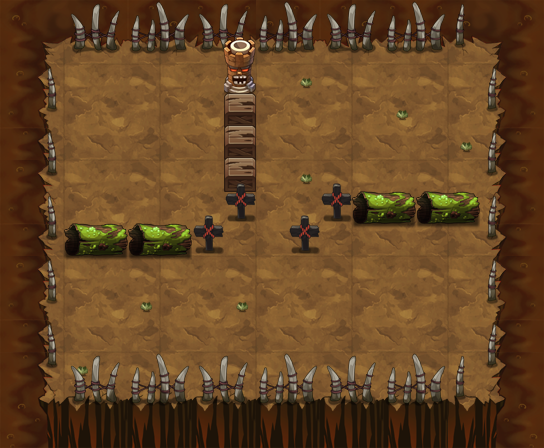

Below is a game level as drawn by its tile map, then a one-line description and the .tmx that defines it (tile-layer data replaced by summaries):
An orthogonal 17x14 tile map with 32x32 px tiles, 12 tile layers (PASS, 块层 2, 块层 5, 块层 3, ...) and 31 objects (27x TRAP, 3x yjdw2, PLAYER).

<map version="1.0" orientation="orthogonal" width="17" height="14" tilewidth="32" tileheight="32">
<properties>
  <property name="DESTRY1" value="25" />
  <property name="DESTRY2" value="27" />
  <property name="DESTRY_COUNT" value="2" />
  <property name="EXP" value="1055" />
  <property name="ITEM" value="D039" /> 
  <property name="MONEY" value="1583" />
</properties>
 <tileset firstgid="1" name="yjbl" tilewidth="32" tileheight="32">
  <image source="yjbl.png" width="450" height="600" />
 </tileset>
 <layer name="PASS" width="17" height="14">
  <data>[238 cells, 124 non-empty, 10 distinct tile ids]</data>
 </layer>
 <layer name="块层 2" width="17" height="14">
  <data>[238 cells, 238 non-empty, 31 distinct tile ids]</data>
 </layer>
 <layer name="块层 5" width="17" height="14">
  <data>[238 cells, 8 non-empty, 2 distinct tile ids]</data>
 </layer>
 <layer name="块层 3" width="17" height="14">
  <data>[238 cells, 66 non-empty, 11 distinct tile ids]</data>
 </layer>
 <layer name="块层 6" width="17" height="14">
  <data>[238 cells, 16 non-empty, 5 distinct tile ids]</data>
 </layer>
 <layer name="SHELTER 11" width="17" height="14">
  <data>[238 cells, 13 non-empty, 5 distinct tile ids]</data>
 </layer>
 <layer name="SHELTER 6" width="17" height="14">
  <data>[238 cells, 6 non-empty, 3 distinct tile ids]</data>
 </layer>
 <layer name="SHELTER 5" width="17" height="14">
  <data>[238 cells, 6 non-empty, 3 distinct tile ids]</data>
 </layer>
 <layer name="SHELTER 4" width="17" height="14">
  <data>[238 cells, 1 non-empty, 1 distinct tile ids]</data>
 </layer>
 <layer name="SHELTER 3" width="17" height="14">
  <data>[238 cells, 1 non-empty, 1 distinct tile ids]</data>
 </layer>
 <layer name="SHELTER 2" width="17" height="14">
  <data>[238 cells, 1 non-empty, 1 distinct tile ids]</data>
 </layer>
 <layer name="SHELTER 1" width="17" height="14">
  <data>[238 cells, 1 non-empty, 1 distinct tile ids]</data>
 </layer>
 <objectgroup name="对象层 1" width="17" height="14">
  <object name="PLAYER" type="PLAYER" x="448" y="96" width="32" height="32" />
  <object name="yjdw2" x="96" y="352" width="32" height="32">
   <properties>
    <property name="lua_ai" value="monster_yjdw_ai" />
    <property name="quality" value="yjdw2.quality" />
   </properties>
  </object>
  <object name="yjdw2" x="192" y="288" width="32" height="32">
   <properties>
    <property name="lua_ai" value="monster_yjdw_ai" />
    <property name="quality" value="yjdw2.quality" />
   </properties>
  </object>
  <object name="yjdw2" x="96" y="128" width="32" height="32">
   <properties>
    <property name="lua_ai" value="monster_yjdw_ai" />
    <property name="quality" value="yjdw2.quality" />
   </properties>
  </object>
  <object name="liusha" type="TRAP" x="128" y="128" width="32" height="32">
   <properties>
    <property name="lua_ai" value="trap_mire_ai" />
    <property name="trap_ani" value="liusha.actor" />
    <property name="trap_floor" value="true" />
    <property name="trap_sh" value="1" />
    <property name="trap_sw" value="1" />
   </properties>
  </object>
  <object name="liusha" type="TRAP" x="384" y="288" width="32" height="32">
   <properties>
    <property name="lua_ai" value="trap_mire_ai" />
    <property name="trap_ani" value="liusha.actor" />
    <property name="trap_floor" value="true" />
    <property name="trap_sh" value="1" />
    <property name="trap_sw" value="1" />
   </properties>
  </object>
  <object name="fire_control1" type="TRAP" x="448" y="352" width="32" height="32">
   <properties>
    <property name="trap_ani" value="switch.actor" />
    <property name="trap_floor" value="true" />
    <property name="trap_id" value="0" />
    <property name="trap_script" value="trap(&quot;fire_control1&quot;):setOpened( false ); trap(&quot;fire1&quot;):setVisit( false );" />
    <property name="trap_sound_id" value="2" />
    <property name="trap_start_mode" value="0" />
    <property name="trap_state" value="open" />
   </properties>
  </object>
  <object name="fire1" type="TRAP" x="224" y="96" width="32" height="96">
   <properties>
    <property name="trap_id" value="1" />
    <property name="trap_particle" value="trap_fire_down_up_3.plist" />
    <property name="trap_state" value="open" />
   </properties>
  </object>
  <object name="belt_right" type="TRAP" x="64" y="256" width="32" height="32">
   <properties>
    <property name="lua_ai" value="trap_belt_right_ai" />
    <property name="trap_ani" value="belt_right.actor" />
    <property name="trap_floor" value="true" />
   </properties>
  </object>
  <object name="belt_right" type="TRAP" x="96" y="256" width="32" height="32">
   <properties>
    <property name="lua_ai" value="trap_belt_right_ai" />
    <property name="trap_ani" value="belt_right.actor" />
    <property name="trap_floor" value="true" />
   </properties>
  </object>
  <object name="belt_right" type="TRAP" x="128" y="256" width="32" height="32">
   <properties>
    <property name="lua_ai" value="trap_belt_right_ai" />
    <property name="trap_ani" value="belt_right.actor" />
    <property name="trap_floor" value="true" />
   </properties>
  </object>
  <object name="belt_right" type="TRAP" x="160" y="256" width="32" height="32">
   <properties>
    <property name="lua_ai" value="trap_belt_right_ai" />
    <property name="trap_ani" value="belt_right.actor" />
    <property name="trap_floor" value="true" />
   </properties>
  </object>
  <object name="belt_right" type="TRAP" x="192" y="256" width="32" height="32">
   <properties>
    <property name="lua_ai" value="trap_belt_right_ai" />
    <property name="trap_ani" value="belt_right.actor" />
    <property name="trap_floor" value="true" />
   </properties>
  </object>
  <object name="belt_right" type="TRAP" x="288" y="256" width="32" height="32">
   <properties>
    <property name="lua_ai" value="trap_belt_right_ai" />
    <property name="trap_ani" value="belt_right.actor" />
    <property name="trap_floor" value="true" />
   </properties>
  </object>
  <object name="belt_right" type="TRAP" x="224" y="256" width="32" height="32">
   <properties>
    <property name="lua_ai" value="trap_belt_right_ai" />
    <property name="trap_ani" value="belt_right.actor" />
    <property name="trap_floor" value="true" />
   </properties>
  </object>
  <object name="belt_right" type="TRAP" x="256" y="256" width="32" height="32">
   <properties>
    <property name="lua_ai" value="trap_belt_right_ai" />
    <property name="trap_ani" value="belt_right.actor" />
    <property name="trap_floor" value="true" />
   </properties>
  </object>
  <object name="belt_left" type="TRAP" x="288" y="320" width="32" height="32">
   <properties>
    <property name="lua_ai" value="trap_belt_left_ai" />
    <property name="trap_ani" value="belt_left.actor" />
    <property name="trap_floor" value="true" />
   </properties>
  </object>
  <object name="belt_left" type="TRAP" x="256" y="320" width="32" height="32">
   <properties>
    <property name="lua_ai" value="trap_belt_left_ai" />
    <property name="trap_ani" value="belt_left.actor" />
    <property name="trap_floor" value="true" />
   </properties>
  </object>
  <object name="belt_left" type="TRAP" x="224" y="320" width="32" height="32">
   <properties>
    <property name="lua_ai" value="trap_belt_left_ai" />
    <property name="trap_ani" value="belt_left.actor" />
    <property name="trap_floor" value="true" />
   </properties>
  </object>
  <object name="belt_left" type="TRAP" x="192" y="320" width="32" height="32">
   <properties>
    <property name="lua_ai" value="trap_belt_left_ai" />
    <property name="trap_ani" value="belt_left.actor" />
    <property name="trap_floor" value="true" />
   </properties>
  </object>
  </objectgroup>
</map>
<!-- 11 of 31 objects omitted -->
